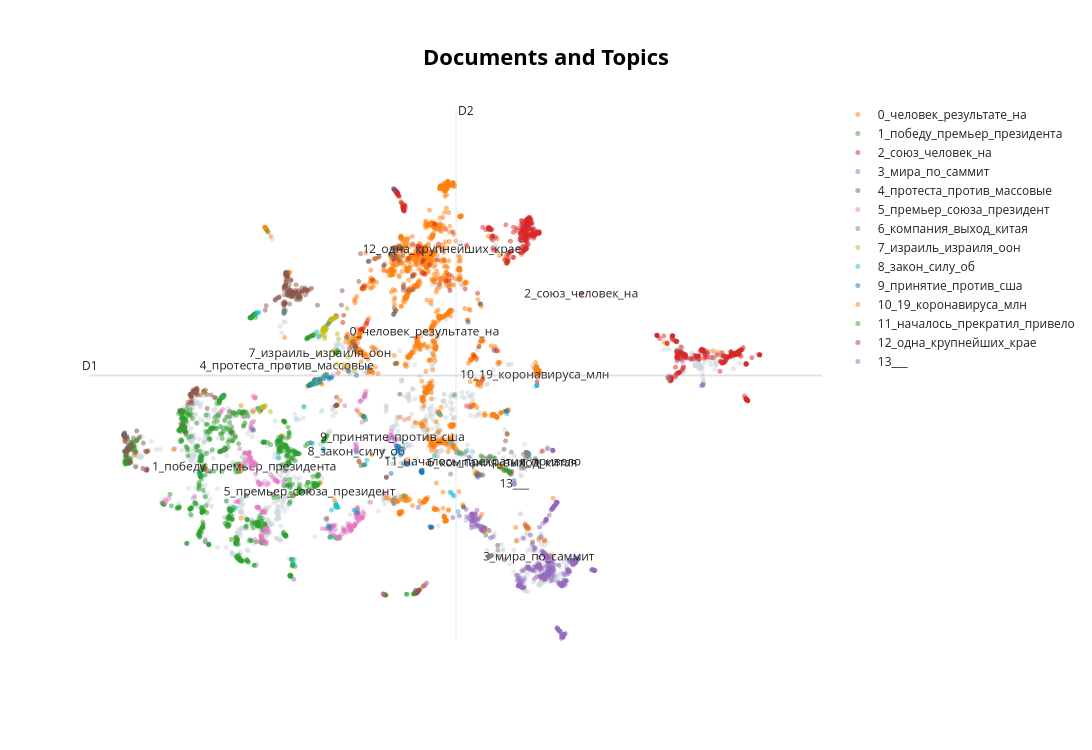

Notebook cell for this chart:
### Code cell
save_topics_barchart(topic_model, out_html="topic_plots/topics_barchart_15_topics.html")
save_documents_scatter(topic_model, texts, topics, out_html="topic_plots/documents_scatter_15_topics.html")
